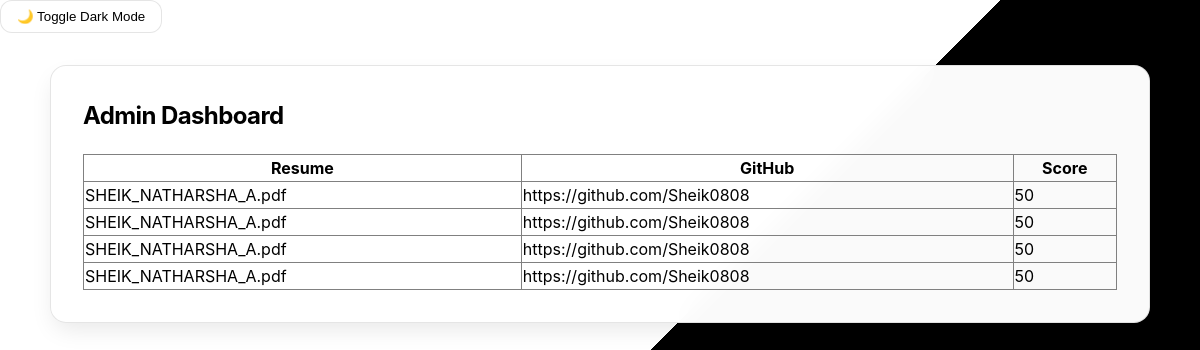
The app's page /admin, older data.
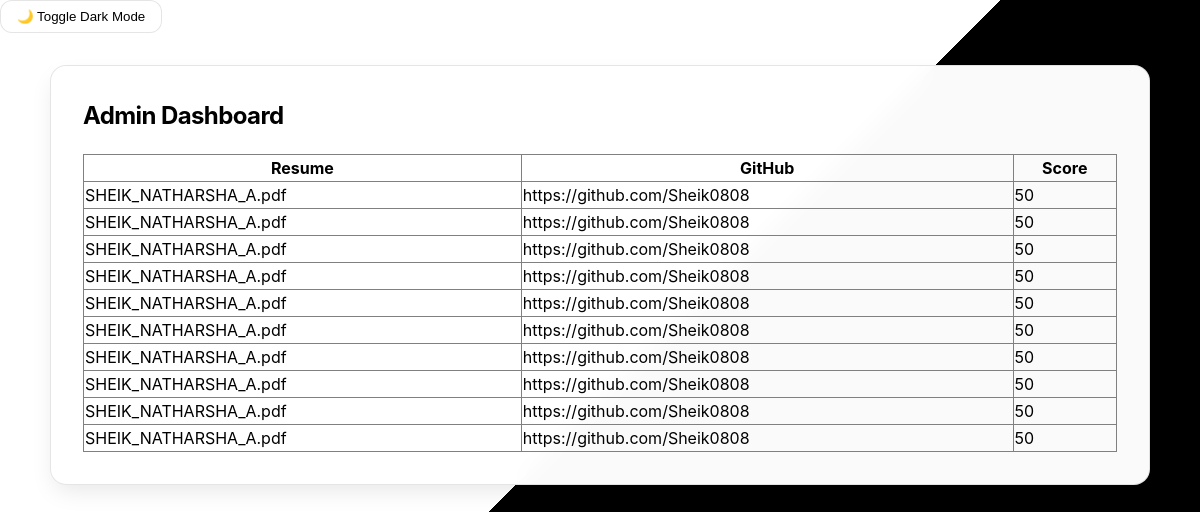
The same page, newer data.
### tables this page shows
CREATE TABLE results (
        resume TEXT,
        github TEXT,
        score INTEGER
    );

### app.py (the view)
@app.route("/admin")
def admin():
    conn = sqlite3.connect("database.db")
    cur = conn.cursor()
    cur.execute("SELECT * FROM results")
    rows = cur.fetchall()
    conn.close()
    return render_template("admin.html", rows=rows)

### templates/admin.html (shortened to what this page needs)
<!DOCTYPE html>
<html>
<head>
    <link rel="stylesheet" href="/static/style.css">
    <link rel="stylesheet" href="/static/dark.css">
</head>
<body>
    <button class="toggle-btn" onclick="toggleDark()">🌙 Toggle Dark Mode</button>
    <div class="container">
        <div class="card">
            <h2>Admin Dashboard</h2>
            <table border="1" style="width: 100%; border-collapse: collapse; margin-top: 15px;">
                <tr>
                    <th>Resume</th>
                    <th>GitHub</th>
                    <th>Score</th>
                </tr>
                {% for r in rows %}
                <tr>
                    <td>{{ r[0] }}</td>
                    <td>{{ r[1] }}</td>
                    <td>{{ r[2] }}</td>
                </tr>
                {% endfor %}
            </table>
        </div>
    </div>
</body>
</html>

Row changes from the older to the newer data that the page shows:
added results: resume "SHEIK_NATHARSHA_A.pdf", github "https://github.com/Sheik0808", score "50"
added results: resume "SHEIK_NATHARSHA_A.pdf", github "https://github.com/Sheik0808", score "50"
added results: resume "SHEIK_NATHARSHA_A.pdf", github "https://github.com/Sheik0808", score "50"
added results: resume "SHEIK_NATHARSHA_A.pdf", github "https://github.com/Sheik0808", score "50"
added results: resume "SHEIK_NATHARSHA_A.pdf", github "https://github.com/Sheik0808", score "50"
added results: resume "SHEIK_NATHARSHA_A.pdf", github "https://github.com/Sheik0808", score "50"
